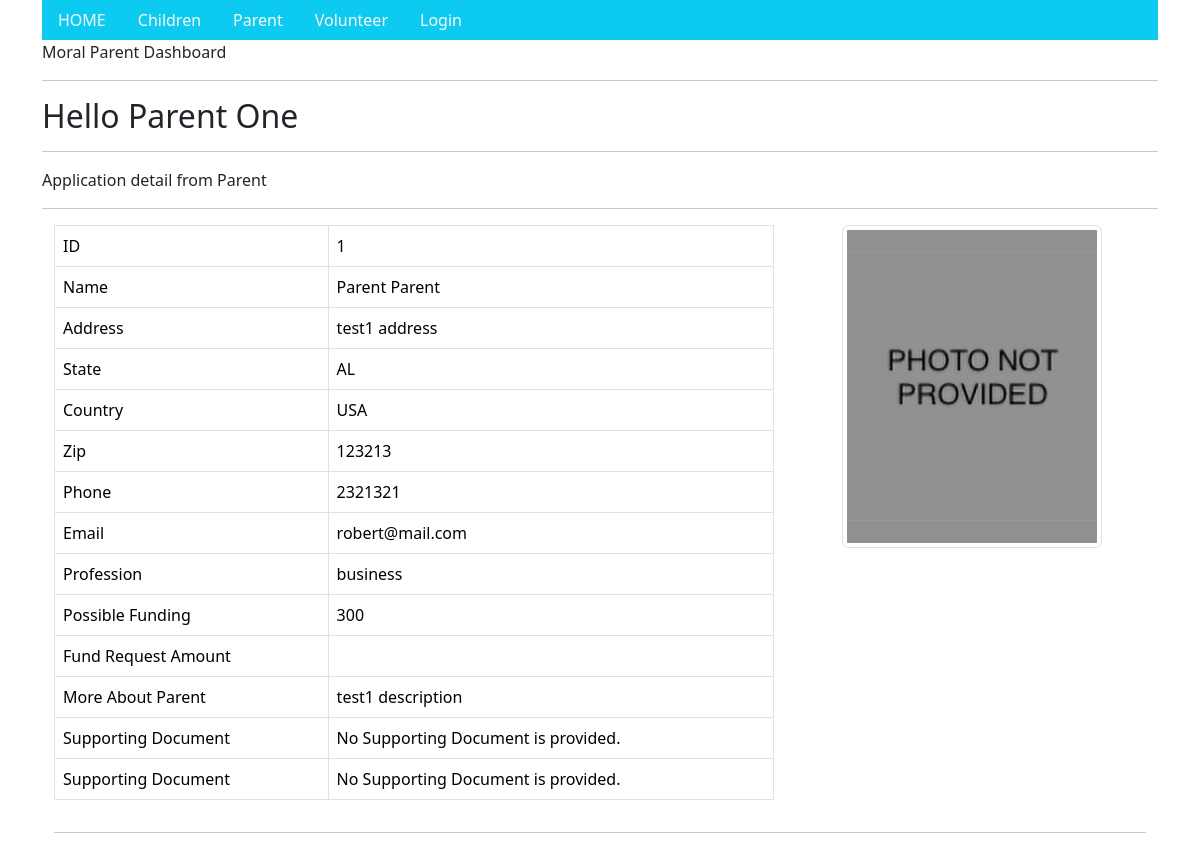
Screenshot of /parents/1 with the database file from the repository.
### parent/models.py (models this page shows, shortened)
class Parent(models.Model):
    firstname = models.CharField(max_length=255)
    lastname = models.CharField(max_length=255)
    address = models.CharField(max_length=255, blank=True)
    zip_code = models.CharField(max_length=20, blank=True)
    state = models.CharField(max_length=100, blank=True)
    country = models.CharField(max_length=100, blank=True)
    profession = models.CharField(max_length=50, blank=True)
    photo = models.ImageField(null=True, blank=True, upload_to="documents/")
    phone = models.CharField(max_length=50)
    email = models.CharField(max_length=60)
    desription = models.TextField(max_length=400, blank=True)
    possible_funding = models.IntegerField(null=True, blank=True)
    background_cheking = models.BooleanField(default=False)
    background_check_comment = models.CharField(max_length=400, null=True, blank=True)
    application_date = models.DateField(null=True, blank=True, default=datetime.date.today)
    application_approval_date = models.DateField(null=True, blank=True)
    isRemoved = models.BooleanField(default=False)
    login_id = models.CharField(max_length=100, blank=True)
    supporting_document1 = models.ImageField(null=True, blank=True, upload_to="documents/")
    supporting_document2 = models.ImageField(null=True, blank=True, upload_to="documents/")

### parent/views.py (the view)
# urls.py: path('parents/<int:id>', views.parents, name="parents"),
def parents(request,id):
    parent = Parent.objects.get(id=id)
    template = loader.get_template('parentDashboard.html')
    context = {
       'parent' : parent
    }
    return HttpResponse(template.render(context,request))

### parent/templates/parentDashboard.html (shortened to what this page needs)
{% extends "base.html" %}
{% load static %}
        {% block content %}
        <div class="container">
            <ul class="nav bg-info">
              <li class="nav-item">
                <a class="nav-link link-light" href="/">HOME</a>
              </li>
              <li class="nav-item">
                <a class="nav-link link-light" href="/children/1">Children</a>
              </li>
              <li class="nav-item">
                <a class="nav-link link-light" href="/parents/1">Parent</a>
              </li>
              <li class="nav-item">
                <a class="nav-link link-light" href="/volunteers/1">Volunteer</a>
              </li>
              <li class="nav-item">
                <a class="nav-link link-light" href="/children/login/">Login</a>
              </li>
            </ul>
        <p>Moral Parent Dashboard</p>
        <hr>
        <h2>Hello {{parent.firstname}} {{parent.lastname}}</h2>
        <hr>
        <p>Application detail from Parent</p>
        <hr>
        <div class="container">
          <div class="row">
            <div class="col-sm-8">
              <table class="table table-bordered">
                  <tbody>
                    <tr>
                      <td>ID</td>
                      <td>{{parent.id}} </td>
                    </tr>
                      <tr>
                      <td>Name</td>
                      <td>{{parent.firstname}} {{parent.firstname}}</td>
                    </tr>
                    <tr>
                      <td>Address</td>
                      <td>{{parent.address}}</td>
                    </tr>
                    <tr>
                      <td>State</td>
                      <td>{{parent.state}}</td>
                    </tr>
                    <tr>
                      <td>Country</td>
                      <td>{{parent.country}}</td>
                    </tr>
                    <tr>
                      <td>Zip</td>
                      <td>{{parent.zip_code}}</td>
                    </tr>
                    <tr>
                      <td>Phone</td>
                      <td>{{parent.phone}}</td>
                    </tr>
                    <tr>
                      <td>Email</td>
                      <td>{{parent.email}}</td>
                    </tr>
                    <tr>
                      <td>Profession</td>
                      <td>{{parent.profession}}</td>
                    </tr>
                    <tr>
                      <td>Possible Funding</td>
                      <td>{{parent.possible_funding}}</td>
                    </tr>
                    <tr>
                      <td>Fund Request Amount</td>
                      <td>{{child.fund_request_amount}}</td>
                    </tr>
                    <tr>
                      <td>More About Parent</td>
                      <td>{{parent.desription}}</td>
                    </tr>
                    <tr>
                      <td>Supporting Document</td>
                      <td> {% if parent.supporting_document1 %} <a href="{{ parent.supporting_document1.url }}"> Suporting Document </a>  {% else %} No Supporting Document is provided. {% endif %}</td>
                    </tr>
                    <tr>
                      <td>Supporting Document</td>
                      <td> {% if parent.supporting_document2 %} <a href="{{ parent.supporting_document2.url }}"> Suporting Document </a>  {% else %} No Supporting Document is provided. {% endif %}</td>
                    </tr>
                  </tbody>
                </table>
            </div>
            {% if parent.photo %}
              <div class="col-sm-4"><img src="{{ parent.photo.url }}" alt="Parent img" class="image-fluid img-thumbnail rounded mx-auto d-block"></div>
            {% else %}
              <div class="col-sm-4"><img src="{% static 'no-photo.png' %}" alt="No Photo is provided" class="image-fluid img-thumbnail rounded mx-auto d-block"></div>
            {% endif %}
          </div>
          <hr>
        </div>
        {% endblock %}

### rows the page displays
Parent: firstname "Parent", lastname "One", id "1", address "test1 address", state "AL", country "USA", zip_code "123213", phone "2321321", email "robert@mail.com", profession "business", possible_funding "300", desription "test1 description"
